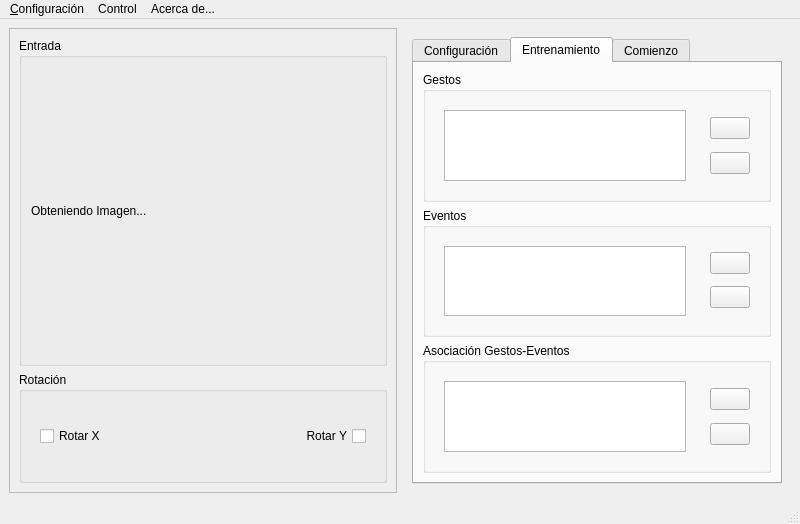
<?xml version="1.0" encoding="UTF-8"?>
<ui version="4.0">
 <class>ThesisProjectClass</class>
 <widget class="QMainWindow" name="ThesisProjectClass">
  <property name="enabled">
   <bool>true</bool>
  </property>
  <property name="geometry">
   <rect>
    <x>0</x>
    <y>0</y>
    <width>800</width>
    <height>510</height>
   </rect>
  </property>
  <property name="windowTitle">
   <string>Hand Tracking: Mouse virtual multi-funcional</string>
  </property>
  <widget class="QWidget" name="centralwidget">
   <layout class="QHBoxLayout" name="horizontalLayout">
    <item>
     <widget class="QFrame" name="LeftFrame">
      <property name="minimumSize">
       <size>
        <width>388</width>
        <height>438</height>
       </size>
      </property>
      <property name="frameShape">
       <enum>QFrame::StyledPanel</enum>
      </property>
      <property name="frameShadow">
       <enum>QFrame::Raised</enum>
      </property>
      <layout class="QVBoxLayout" name="verticalLayout">
       <item>
        <widget class="QGroupBox" name="EntryObjectBox">
         <property name="minimumSize">
          <size>
           <width>368</width>
           <height>321</height>
          </size>
         </property>
         <property name="title">
          <string>Entrada</string>
         </property>
         <layout class="QGridLayout" name="gridLayout_7">
          <item row="0" column="0">
           <widget class="QLabel" name="capturedImage">
            <property name="minimumSize">
             <size>
              <width>348</width>
              <height>287</height>
             </size>
            </property>
            <property name="maximumSize">
             <size>
              <width>348</width>
              <height>287</height>
             </size>
            </property>
            <property name="toolTip">
             <string>Configuración actual de cámara</string>
            </property>
            <property name="text">
             <string>Obteniendo Imagen...</string>
            </property>
            <property name="alignment">
             <set>Qt::AlignJustify|Qt::AlignVCenter</set>
            </property>
           </widget>
          </item>
         </layout>
        </widget>
       </item>
       <item>
        <widget class="QGroupBox" name="RotacionBox">
         <property name="title">
          <string>Rotación</string>
         </property>
         <layout class="QHBoxLayout" name="horizontalLayout_3">
          <item>
           <widget class="QWidget" name="LeftRotacionFrame" native="true">
            <layout class="QGridLayout" name="gridLayout">
             <item row="0" column="0">
              <widget class="QCheckBox" name="XRotationBox">
               <property name="toolTip">
                <string>Rotación horizontal</string>
               </property>
               <property name="text">
                <string>Rotar X</string>
               </property>
              </widget>
             </item>
            </layout>
           </widget>
          </item>
          <item>
           <widget class="QWidget" name="widget_4" native="true">
            <layout class="QGridLayout" name="gridLayout_2">
             <item row="0" column="0">
              <widget class="QCheckBox" name="YRotationBox">
               <property name="toolTip">
                <string>Rotación vertical</string>
               </property>
               <property name="layoutDirection">
                <enum>Qt::RightToLeft</enum>
               </property>
               <property name="text">
                <string>Rotar Y</string>
               </property>
              </widget>
             </item>
            </layout>
           </widget>
          </item>
         </layout>
        </widget>
       </item>
      </layout>
     </widget>
    </item>
    <item>
     <widget class="QWidget" name="RightFrame" native="true">
      <layout class="QHBoxLayout" name="horizontalLayout_2">
       <item>
        <widget class="QTabWidget" name="tabWidget">
         <property name="currentIndex">
          <number>1</number>
         </property>
         <widget class="QWidget" name="tab">
          <attribute name="title">
           <string>Configuración</string>
          </attribute>
          <layout class="QVBoxLayout" name="verticalLayout_2">
           <item>
            <widget class="QCheckBox" name="GestureSupport">
             <property name="text">
              <string>Habilitar soporte de gestos</string>
             </property>
            </widget>
           </item>
           <item>
            <widget class="QCheckBox" name="StateSupport">
             <property name="text">
              <string>Habilitar visualizador de estado</string>
             </property>
            </widget>
           </item>
           <item>
            <widget class="QCheckBox" name="viewPointer">
             <property name="text">
              <string>Visualizar puntero del Mouse</string>
             </property>
            </widget>
           </item>
           <item>
            <widget class="QCheckBox" name="ClickSupport">
             <property name="text">
              <string>Habilitar Click</string>
             </property>
            </widget>
           </item>
           <item>
            <widget class="QGroupBox" name="ClickGroupBox">
             <property name="enabled">
              <bool>false</bool>
             </property>
             <property name="title">
              <string>GroupBox</string>
             </property>
             <layout class="QGridLayout" name="gridLayout_3">
              <item row="0" column="0">
               <widget class="QRadioButton" name="OpenHandRadio">
                <property name="text">
                 <string>Mano Abierta</string>
                </property>
               </widget>
              </item>
              <item row="0" column="1">
               <widget class="QRadioButton" name="CloseHandRadio">
                <property name="layoutDirection">
                 <enum>Qt::RightToLeft</enum>
                </property>
                <property name="text">
                 <string>Mano Cerrada</string>
                </property>
                <property name="checked">
                 <bool>true</bool>
                </property>
               </widget>
              </item>
              <item row="2" column="0" colspan="2">
               <widget class="QPushButton" name="ConfigButton">
                <property name="text">
                 <string>Configurar</string>
                </property>
               </widget>
              </item>
              <item row="1" column="0" colspan="2">
               <widget class="QWidget" name="HandPicture" native="true">
                <property name="toolTip">
                 <string>Imagen que debe ser imitada para realizar click</string>
                </property>
               </widget>
              </item>
             </layout>
            </widget>
           </item>
          </layout>
         </widget>
         <widget class="QWidget" name="tab_2">
          <attribute name="title">
           <string>Entrenamiento</string>
          </attribute>
          <layout class="QVBoxLayout" name="verticalLayout_3">
           <item>
            <widget class="QGroupBox" name="GestosGroupBox">
             <property name="title">
              <string>Gestos</string>
             </property>
             <layout class="QHBoxLayout" name="horizontalLayout_4">
              <item>
               <widget class="QWidget" name="widget_5" native="true">
                <layout class="QGridLayout" name="gridLayout_4">
                 <item row="0" column="0">
                  <widget class="QListWidget" name="GestosList">
                   <property name="toolTip">
                    <string>&lt;!DOCTYPE HTML PUBLIC &quot;-//W3C//DTD HTML 4.0//EN&quot; &quot;http://www.w3.org/TR/REC-html40/strict.dtd&quot;&gt;
&lt;html&gt;&lt;head&gt;&lt;meta name=&quot;qrichtext&quot; content=&quot;1&quot; /&gt;&lt;style type=&quot;text/css&quot;&gt;
p, li { white-space: pre-wrap; }
&lt;/style&gt;&lt;/head&gt;&lt;body style=&quot; font-family:'Segoe UI'; font-size:9pt; font-weight:400; font-style:normal;&quot;&gt;
&lt;p style=&quot; margin-top:0px; margin-bottom:0px; margin-left:0px; margin-right:0px; -qt-block-indent:0; text-indent:0px;&quot;&gt;Seleccione los gestos a habilitar&lt;/p&gt;&lt;/body&gt;&lt;/html&gt;</string>
                   </property>
                  </widget>
                 </item>
                </layout>
               </widget>
              </item>
              <item>
               <widget class="QWidget" name="widget_6" native="true">
                <layout class="QVBoxLayout" name="verticalLayout_4">
                 <item>
                  <widget class="QPushButton" name="addGesto">
                   <property name="toolTip">
                    <string>Agregar nuevo gesto</string>
                   </property>
                   <property name="text">
                    <string/>
                   </property>
                   <property name="icon">
                    <iconset>
                     <normaloff>:/buttonsImages/Add.jpg</normaloff>:/buttonsImages/Add.jpg</iconset>
                   </property>
                   <property name="iconSize">
                    <size>
                     <width>36</width>
                     <height>36</height>
                    </size>
                   </property>
                  </widget>
                 </item>
                 <item>
                  <widget class="QPushButton" name="RemoveGesto">
                   <property name="toolTip">
                    <string>Remover gesto seleccionado</string>
                   </property>
                   <property name="text">
                    <string/>
                   </property>
                   <property name="icon">
                    <iconset>
                     <normaloff>:/buttonsImages/Remove.jpg</normaloff>:/buttonsImages/Remove.jpg</iconset>
                   </property>
                   <property name="iconSize">
                    <size>
                     <width>36</width>
                     <height>36</height>
                    </size>
                   </property>
                  </widget>
                 </item>
                </layout>
               </widget>
              </item>
             </layout>
            </widget>
           </item>
           <item>
            <widget class="QGroupBox" name="EventosGroupBox">
             <property name="title">
              <string>Eventos</string>
             </property>
             <layout class="QHBoxLayout" name="horizontalLayout_5">
              <item>
               <widget class="QWidget" name="widget_7" native="true">
                <layout class="QGridLayout" name="gridLayout_5">
                 <item row="0" column="0">
                  <widget class="QListWidget" name="EventosList">
                   <property name="toolTip">
                    <string>&lt;!DOCTYPE HTML PUBLIC &quot;-//W3C//DTD HTML 4.0//EN&quot; &quot;http://www.w3.org/TR/REC-html40/strict.dtd&quot;&gt;
&lt;html&gt;&lt;head&gt;&lt;meta name=&quot;qrichtext&quot; content=&quot;1&quot; /&gt;&lt;style type=&quot;text/css&quot;&gt;
p, li { white-space: pre-wrap; }
&lt;/style&gt;&lt;/head&gt;&lt;body style=&quot; font-family:'Segoe UI'; font-size:9pt; font-weight:400; font-style:normal;&quot;&gt;
&lt;p style=&quot; margin-top:0px; margin-bottom:0px; margin-left:0px; margin-right:0px; -qt-block-indent:0; text-indent:0px;&quot;&gt;Seleccione los eventos a habilitar&lt;/p&gt;&lt;/body&gt;&lt;/html&gt;</string>
                   </property>
                   <property name="selectionBehavior">
                    <enum>QAbstractItemView::SelectItems</enum>
                   </property>
                  </widget>
                 </item>
                </layout>
               </widget>
              </item>
              <item>
               <widget class="QWidget" name="widget_8" native="true">
                <layout class="QVBoxLayout" name="verticalLayout_5">
                 <item>
                  <widget class="QPushButton" name="addEvento">
                   <property name="toolTip">
                    <string>&lt;!DOCTYPE HTML PUBLIC &quot;-//W3C//DTD HTML 4.0//EN&quot; &quot;http://www.w3.org/TR/REC-html40/strict.dtd&quot;&gt;
&lt;html&gt;&lt;head&gt;&lt;meta name=&quot;qrichtext&quot; content=&quot;1&quot; /&gt;&lt;style type=&quot;text/css&quot;&gt;
p, li { white-space: pre-wrap; }
&lt;/style&gt;&lt;/head&gt;&lt;body style=&quot; font-family:'MS Shell Dlg 2'; font-size:8.25pt; font-weight:400; font-style:normal;&quot;&gt;
&lt;p style=&quot; margin-top:0px; margin-bottom:0px; margin-left:0px; margin-right:0px; -qt-block-indent:0; text-indent:0px;&quot;&gt;&lt;span style=&quot; font-family:'Segoe UI'; font-size:9pt;&quot;&gt;Agregar Evento&lt;/span&gt;&lt;/p&gt;&lt;/body&gt;&lt;/html&gt;</string>
                   </property>
                   <property name="text">
                    <string/>
                   </property>
                   <property name="icon">
                    <iconset>
                     <normaloff>:/buttonsImages/Add.jpg</normaloff>:/buttonsImages/Add.jpg</iconset>
                   </property>
                   <property name="iconSize">
                    <size>
                     <width>36</width>
                     <height>36</height>
                    </size>
                   </property>
                  </widget>
                 </item>
                 <item>
                  <widget class="QPushButton" name="RemoveEvento">
                   <property name="toolTip">
                    <string>Eliminar Evento seleccionado</string>
                   </property>
                   <property name="text">
                    <string/>
                   </property>
                   <property name="icon">
                    <iconset>
                     <normaloff>:/buttonsImages/Remove.jpg</normaloff>:/buttonsImages/Remove.jpg</iconset>
                   </property>
                   <property name="iconSize">
                    <size>
                     <width>36</width>
                     <height>36</height>
                    </size>
                   </property>
                  </widget>
                 </item>
                </layout>
               </widget>
              </item>
             </layout>
            </widget>
           </item>
           <item>
            <widget class="QGroupBox" name="AsociacionGroupBox">
             <property name="title">
              <string>Asociación Gestos-Eventos</string>
             </property>
             <layout class="QHBoxLayout" name="horizontalLayout_6">
              <item>
               <widget class="QWidget" name="widget_9" native="true">
                <layout class="QGridLayout" name="gridLayout_6">
                 <item row="0" column="0">
                  <widget class="QListWidget" name="AsociacionList">
                   <property name="toolTip">
                    <string>&lt;!DOCTYPE HTML PUBLIC &quot;-//W3C//DTD HTML 4.0//EN&quot; &quot;http://www.w3.org/TR/REC-html40/strict.dtd&quot;&gt;
&lt;html&gt;&lt;head&gt;&lt;meta name=&quot;qrichtext&quot; content=&quot;1&quot; /&gt;&lt;style type=&quot;text/css&quot;&gt;
p, li { white-space: pre-wrap; }
&lt;/style&gt;&lt;/head&gt;&lt;body style=&quot; font-family:'Segoe UI'; font-size:9pt; font-weight:400; font-style:normal;&quot;&gt;
&lt;p style=&quot; margin-top:0px; margin-bottom:0px; margin-left:0px; margin-right:0px; -qt-block-indent:0; text-indent:0px;&quot;&gt;Seleccione las asociaciones Gesto-Evento a habilitar&lt;/p&gt;&lt;/body&gt;&lt;/html&gt;</string>
                   </property>
                  </widget>
                 </item>
                </layout>
               </widget>
              </item>
              <item>
               <widget class="QWidget" name="widget_10" native="true">
                <layout class="QVBoxLayout" name="verticalLayout_6">
                 <item>
                  <widget class="QPushButton" name="addAsociacion">
                   <property name="toolTip">
                    <string>Agregar Asociaciones</string>
                   </property>
                   <property name="text">
                    <string/>
                   </property>
                   <property name="icon">
                    <iconset>
                     <normaloff>:/buttonsImages/Add.jpg</normaloff>:/buttonsImages/Add.jpg</iconset>
                   </property>
                   <property name="iconSize">
                    <size>
                     <width>36</width>
                     <height>36</height>
                    </size>
                   </property>
                  </widget>
                 </item>
                 <item>
                  <widget class="QPushButton" name="RemoveAsociacion">
                   <property name="toolTip">
                    <string>Eliminar Asociación seleccionada</string>
                   </property>
                   <property name="text">
                    <string/>
                   </property>
                   <property name="icon">
                    <iconset>
                     <normaloff>:/buttonsImages/Remove.jpg</normaloff>:/buttonsImages/Remove.jpg</iconset>
                   </property>
                   <property name="iconSize">
                    <size>
                     <width>36</width>
                     <height>36</height>
                    </size>
                   </property>
                  </widget>
                 </item>
                </layout>
               </widget>
              </item>
             </layout>
            </widget>
           </item>
          </layout>
         </widget>
         <widget class="QWidget" name="tab_3">
          <attribute name="title">
           <string>Comienzo</string>
          </attribute>
          <layout class="QVBoxLayout" name="verticalLayout_7">
           <item>
            <widget class="QWidget" name="widget_11" native="true"/>
           </item>
           <item>
            <widget class="QPushButton" name="startButton">
             <property name="toolTip">
              <string>Comenzar aplicación</string>
             </property>
             <property name="text">
              <string>Comenzar</string>
             </property>
            </widget>
           </item>
          </layout>
         </widget>
        </widget>
       </item>
      </layout>
     </widget>
    </item>
   </layout>
  </widget>
  <widget class="QMenuBar" name="menubar">
   <property name="geometry">
    <rect>
     <x>0</x>
     <y>0</y>
     <width>800</width>
     <height>22</height>
    </rect>
   </property>
   <widget class="QMenu" name="menuConfiguraci_n">
    <property name="title">
     <string>&amp;Configuración</string>
    </property>
    <widget class="QMenu" name="menuImportar">
     <property name="title">
      <string>Importar</string>
     </property>
     <property name="icon">
      <iconset>
       <normaloff>:/ToolBar/import.jpg</normaloff>:/ToolBar/import.jpg</iconset>
     </property>
     <widget class="QMenu" name="menuEventos">
      <property name="title">
       <string>Eventos</string>
      </property>
      <property name="icon">
       <iconset>
        <normaloff>:/ToolBar/Events.jpg</normaloff>:/ToolBar/Events.jpg</iconset>
      </property>
      <addaction name="actionSimulaci_n_Tecla"/>
      <addaction name="actionEjecuci_n_Aplicaci_n"/>
      <addaction name="actionAbrir_Archivo"/>
      <addaction name="actionCombinaci_n_Teclas"/>
      <addaction name="separator"/>
      <addaction name="actionImportar_Todos"/>
     </widget>
     <addaction name="menuEventos"/>
     <addaction name="actionGestos"/>
    </widget>
    <addaction name="actionAbrir_Configuraci_n"/>
    <addaction name="actionSalvar_Configuraci_n"/>
    <addaction name="separator"/>
    <addaction name="menuImportar"/>
    <addaction name="separator"/>
    <addaction name="actionSalir"/>
   </widget>
   <widget class="QMenu" name="menuAcerca_de">
    <property name="title">
     <string>Acerca de...</string>
    </property>
    <addaction name="actionAcerca_de"/>
   </widget>
   <widget class="QMenu" name="menuControl">
    <property name="title">
     <string>Control</string>
    </property>
    <addaction name="action_Detener_Captura"/>
   </widget>
   <addaction name="menuConfiguraci_n"/>
   <addaction name="menuControl"/>
   <addaction name="menuAcerca_de"/>
  </widget>
  <widget class="QStatusBar" name="statusbar"/>
  <action name="actionAbrir_Configuraci_n">
   <property name="icon">
    <iconset>
     <normaloff>:/ToolBar/openconf.jpg</normaloff>:/ToolBar/openconf.jpg</iconset>
   </property>
   <property name="text">
    <string>&amp;Abrir Configuración</string>
   </property>
   <property name="iconText">
    <string>Abrir Configuración</string>
   </property>
   <property name="shortcut">
    <string>Ctrl+A</string>
   </property>
  </action>
  <action name="actionGestos">
   <property name="icon">
    <iconset>
     <normaloff>:/ToolBar/gesture.png</normaloff>:/ToolBar/gesture.png</iconset>
   </property>
   <property name="text">
    <string>Gestos</string>
   </property>
   <property name="shortcut">
    <string>Ctrl+G</string>
   </property>
  </action>
  <action name="actionSalir">
   <property name="icon">
    <iconset>
     <normaloff>:/ToolBar/quit.jpg</normaloff>:/ToolBar/quit.jpg</iconset>
   </property>
   <property name="text">
    <string>&amp;Minimizar</string>
   </property>
   <property name="iconText">
    <string>Minimizar</string>
   </property>
   <property name="shortcut">
    <string>Ctrl+Shift+M</string>
   </property>
  </action>
  <action name="actionAcerca_de">
   <property name="icon">
    <iconset>
     <normaloff>:/ToolBar/about.jpg</normaloff>:/ToolBar/about.jpg</iconset>
   </property>
   <property name="text">
    <string>Acerca de</string>
   </property>
   <property name="shortcut">
    <string>Ctrl+K</string>
   </property>
  </action>
  <action name="actionSimulaci_n_Tecla">
   <property name="icon">
    <iconset>
     <normaloff>:/ToolBar/key.jpg</normaloff>:/ToolBar/key.jpg</iconset>
   </property>
   <property name="text">
    <string>Simulación Tecla</string>
   </property>
   <property name="shortcut">
    <string>Ctrl+T</string>
   </property>
  </action>
  <action name="actionEjecuci_n_Aplicaci_n">
   <property name="icon">
    <iconset>
     <normaloff>:/ToolBar/ExeApp.jpg</normaloff>:/ToolBar/ExeApp.jpg</iconset>
   </property>
   <property name="text">
    <string>Ejecución Aplicación</string>
   </property>
   <property name="shortcut">
    <string>Ctrl+X</string>
   </property>
  </action>
  <action name="actionAbrir_Archivo">
   <property name="icon">
    <iconset>
     <normaloff>:/ToolBar/OpenFile.jpg</normaloff>:/ToolBar/OpenFile.jpg</iconset>
   </property>
   <property name="text">
    <string>Abrir Archivo</string>
   </property>
   <property name="shortcut">
    <string>Ctrl+F</string>
   </property>
  </action>
  <action name="actionImportar_Todos">
   <property name="icon">
    <iconset>
     <normaloff>:/ToolBar/importall.jpg</normaloff>:/ToolBar/importall.jpg</iconset>
   </property>
   <property name="text">
    <string>Imp&amp;ortar Todos</string>
   </property>
   <property name="shortcut">
    <string>Ctrl+I</string>
   </property>
  </action>
  <action name="actionCombinaci_n_Teclas">
   <property name="icon">
    <iconset>
     <normaloff>:/ToolBar/combined.jpg</normaloff>:/ToolBar/combined.jpg</iconset>
   </property>
   <property name="text">
    <string>Combinación Teclas</string>
   </property>
   <property name="shortcut">
    <string>Ctrl+Shift+T</string>
   </property>
  </action>
  <action name="actionSalvar_Configuraci_n">
   <property name="icon">
    <iconset>
     <normaloff>:/ToolBar/saveConfig.jpg</normaloff>:/ToolBar/saveConfig.jpg</iconset>
   </property>
   <property name="text">
    <string>Salvar Configuración</string>
   </property>
   <property name="whatsThis">
    <string/>
   </property>
   <property name="shortcut">
    <string>Ctrl+V</string>
   </property>
  </action>
  <action name="action_Detener_Captura">
   <property name="enabled">
    <bool>false</bool>
   </property>
   <property name="icon">
    <iconset>
     <normaloff>:/ToolBar/Stop.jpg</normaloff>:/ToolBar/Stop.jpg</iconset>
   </property>
   <property name="text">
    <string>&amp;Detener Captura</string>
   </property>
   <property name="shortcut">
    <string>Ctrl+D</string>
   </property>
  </action>
 </widget>
 <resources>
  <include location="Resources/resources.qrc"/>
 </resources>
 <connections>
  <connection>
   <sender>ClickSupport</sender>
   <signal>clicked(bool)</signal>
   <receiver>ClickGroupBox</receiver>
   <slot>setEnabled(bool)</slot>
   <hints>
    <hint type="sourcelabel">
     <x>1182</x>
     <y>264</y>
    </hint>
    <hint type="destinationlabel">
     <x>1182</x>
     <y>288</y>
    </hint>
   </hints>
  </connection>
  <connection>
   <sender>addGesto</sender>
   <signal>clicked()</signal>
   <receiver>ThesisProjectClass</receiver>
   <slot>addGesture()</slot>
   <hints>
    <hint type="sourcelabel">
     <x>749</x>
     <y>125</y>
    </hint>
    <hint type="destinationlabel">
     <x>771</x>
     <y>26</y>
    </hint>
   </hints>
  </connection>
  <connection>
   <sender>addEvento</sender>
   <signal>clicked()</signal>
   <receiver>ThesisProjectClass</receiver>
   <slot>addEvent()</slot>
   <hints>
    <hint type="sourcelabel">
     <x>749</x>
     <y>243</y>
    </hint>
    <hint type="destinationlabel">
     <x>795</x>
     <y>264</y>
    </hint>
   </hints>
  </connection>
  <connection>
   <sender>addAsociacion</sender>
   <signal>clicked()</signal>
   <receiver>ThesisProjectClass</receiver>
   <slot>addAsociation()</slot>
   <hints>
    <hint type="sourcelabel">
     <x>749</x>
     <y>373</y>
    </hint>
    <hint type="destinationlabel">
     <x>795</x>
     <y>389</y>
    </hint>
   </hints>
  </connection>
  <connection>
   <sender>RemoveGesto</sender>
   <signal>clicked()</signal>
   <receiver>ThesisProjectClass</receiver>
   <slot>removeGesture()</slot>
   <hints>
    <hint type="sourcelabel">
     <x>749</x>
     <y>170</y>
    </hint>
    <hint type="destinationlabel">
     <x>796</x>
     <y>162</y>
    </hint>
   </hints>
  </connection>
  <connection>
   <sender>RemoveEvento</sender>
   <signal>clicked()</signal>
   <receiver>ThesisProjectClass</receiver>
   <slot>removeEvent()</slot>
   <hints>
    <hint type="sourcelabel">
     <x>749</x>
     <y>285</y>
    </hint>
    <hint type="destinationlabel">
     <x>797</x>
     <y>316</y>
    </hint>
   </hints>
  </connection>
  <connection>
   <sender>RemoveAsociacion</sender>
   <signal>clicked()</signal>
   <receiver>ThesisProjectClass</receiver>
   <slot>removeAsociation()</slot>
   <hints>
    <hint type="sourcelabel">
     <x>749</x>
     <y>408</y>
    </hint>
    <hint type="destinationlabel">
     <x>796</x>
     <y>444</y>
    </hint>
   </hints>
  </connection>
  <connection>
   <sender>YRotationBox</sender>
   <signal>clicked(bool)</signal>
   <receiver>ThesisProjectClass</receiver>
   <slot>rotateY(bool)</slot>
   <hints>
    <hint type="sourcelabel">
     <x>310</x>
     <y>421</y>
    </hint>
    <hint type="destinationlabel">
     <x>302</x>
     <y>484</y>
    </hint>
   </hints>
  </connection>
  <connection>
   <sender>XRotationBox</sender>
   <signal>clicked(bool)</signal>
   <receiver>ThesisProjectClass</receiver>
   <slot>rotateX(bool)</slot>
   <hints>
    <hint type="sourcelabel">
     <x>78</x>
     <y>429</y>
    </hint>
    <hint type="destinationlabel">
     <x>95</x>
     <y>485</y>
    </hint>
   </hints>
  </connection>
  <connection>
   <sender>startButton</sender>
   <signal>clicked()</signal>
   <receiver>ThesisProjectClass</receiver>
   <slot>startApplication()</slot>
   <hints>
    <hint type="sourcelabel">
     <x>768</x>
     <y>457</y>
    </hint>
    <hint type="destinationlabel">
     <x>596</x>
     <y>485</y>
    </hint>
   </hints>
  </connection>
  <connection>
   <sender>ConfigButton</sender>
   <signal>clicked()</signal>
   <receiver>ThesisProjectClass</receiver>
   <slot>runHandDiagnostic()</slot>
   <hints>
    <hint type="sourcelabel">
     <x>622</x>
     <y>317</y>
    </hint>
    <hint type="destinationlabel">
     <x>608</x>
     <y>484</y>
    </hint>
   </hints>
  </connection>
 </connections>
 <slots>
  <slot>addGesture()</slot>
  <slot>addEvent()</slot>
  <slot>addAsociation()</slot>
  <slot>removeGesture()</slot>
  <slot>removeEvent()</slot>
  <slot>removeAsociation()</slot>
  <slot>rotateX(bool)</slot>
  <slot>rotateY(bool)</slot>
  <slot>startApplication()</slot>
  <slot>runHandDiagnostic()</slot>
 </slots>
</ui>
